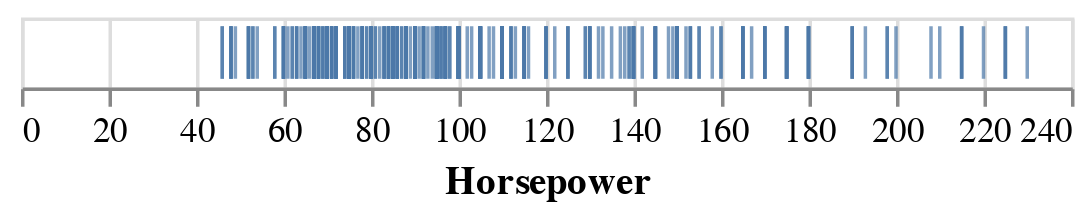

Here is the notebook cell this chart was saved with:
### Markdown cell above
After passing in the data, you need to specify the mark type. This corresponds to the green section of the visualization template:

![MarksEncoding](images/marks_encoding.png)

Altair supports the following mark types:

![](images/marks.png)

With these nine mark types you can create a wide range of data visualizations. Above, we have seen how the `point` mark can be used to create a two-dimensional scatter plot. Here is an example of the `tick` mark, which is useful for showing the distribution of a quantitative variable:

### Code cell
alt.Chart(cars).mark_tick().encode(
    x='Horsepower'
)

### Figure 1 — Vega-Lite specification as saved in the notebook (floating-point values rounded to 4 significant figures; data arrays with more than 128 entries replaced by an {"elided": "..."} marker saying what was removed)
{"$schema": "https://vega.github.io/schema/vega-lite/v1.2.1.json", "data": {"values": {"elided": "406 records"}}, "encoding": {"x": {"field": "Horsepower", "type": "quantitative"}}, "mark": "tick"}
